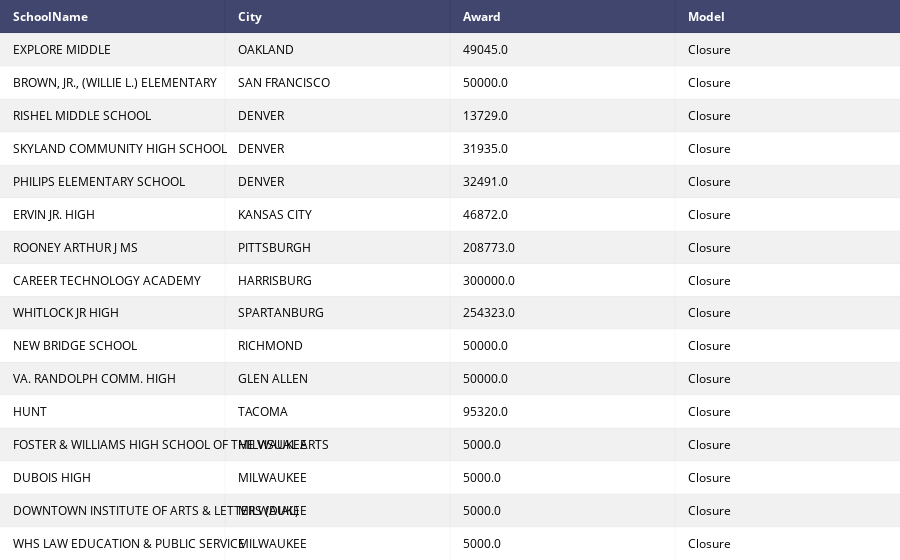

The notebook cell this image was saved under:
### Markdown cell above
#### Using "Figure Factory" create a table of School Names, City, State, Award, and Model Type - Closure

### Code cell
closuretable = ff.create_table(fundingdataclose[["SchoolName", "City", "Award", "Model"]])
py.offline.iplot(closuretable)

### Figure 1 — Plotly figure (JSON) as saved in the notebook; plotly's stock layout.template omitted (floating-point values rounded to 4 significant figures)
{"data": [{"colorscale": [[0, "#00083e"], [0.5, "#ededee"], [1, "#ffffff"]], "hoverinfo": "none", "opacity": 0.75, "showscale": false, "type": "heatmap", "uid": "7344c300-f39d-11e8-b02e-d0c5d302af1c", "z": [[0, 0, 0, 0], [0.5, 0.5, 0.5, 0.5], [1, 1, 1, 1], [0.5, 0.5, 0.5, 0.5], [1, 1, 1, 1], [0.5, 0.5, 0.5, 0.5], [1, 1, 1, 1], [0.5, 0.5, 0.5, 0.5], [1, 1, 1, 1], [0.5, 0.5, 0.5, 0.5], [1, 1, 1, 1], [0.5, 0.5, 0.5, 0.5], [1, 1, 1, 1], [0.5, 0.5, 0.5, 0.5], [1, 1, 1, 1], [0.5, 0.5, 0.5, 0.5], [1, 1, 1, 1]]}], "layout": {"annotations": [{"align": "left", "font": {"color": "#ffffff"}, "showarrow": false, "text": "<b>SchoolName</b>", "x": -0.45, "xanchor": "left", "xref": "x", "y": 0, "yref": "y"}, {"align": "left", "font": {"color": "#ffffff"}, "showarrow": false, "text": "<b>City</b>", "x": 0.55, "xanchor": "left", "xref": "x", "y": 0, "yref": "y"}, {"align": "left", "font": {"color": "#ffffff"}, "showarrow": false, "text": "<b>Award</b>", "x": 1.55, "xanchor": "left", "xref": "x", "y": 0, "yref": "y"}, {"align": "left", "font": {"color": "#ffffff"}, "showarrow": false, "text": "<b>Model</b>", "x": 2.55, "xanchor": "left", "xref": "x", "y": 0, "yref": "y"}, {"align": "left", "font": {"color": "#000000"}, "showarrow": false, "text": "EXPLORE MIDDLE", "x": -0.45, "xanchor": "left", "xref": "x", "y": 1, "yref": "y"}, {"align": "left", "font": {"color": "#000000"}, "showarrow": false, "text": "OAKLAND", "x": 0.55, "xanchor": "left", "xref": "x", "y": 1, "yref": "y"}, {"align": "left", "font": {"color": "#000000"}, "showarrow": false, "text": "49045.0", "x": 1.55, "xanchor": "left", "xref": "x", "y": 1, "yref": "y"}, {"align": "left", "font": {"color": "#000000"}, "showarrow": false, "text": "Closure", "x": 2.55, "xanchor": "left", "xref": "x", "y": 1, "yref": "y"}, {"align": "left", "font": {"color": "#000000"}, "showarrow": false, "text": "BROWN, JR., (WILLIE L.) ELEMENTARY", "x": -0.45, "xanchor": "left", "xref": "x", "y": 2, "yref": "y"}, {"align": "left", "font": {"color": "#000000"}, "showarrow": false, "text": "SAN FRANCISCO", "x": 0.55, "xanchor": "left", "xref": "x", "y": 2, "yref": "y"}, {"align": "left", "font": {"color": "#000000"}, "showarrow": false, "text": "50000.0", "x": 1.55, "xanchor": "left", "xref": "x", "y": 2, "yref": "y"}, {"align": "left", "font": {"color": "#000000"}, "showarrow": false, "text": "Closure", "x": 2.55, "xanchor": "left", "xref": "x", "y": 2, "yref": "y"}, {"align": "left", "font": {"color": "#000000"}, "showarrow": false, "text": "RISHEL MIDDLE SCHOOL", "x": -0.45, "xanchor": "left", "xref": "x", "y": 3, "yref": "y"}, {"align": "left", "font": {"color": "#000000"}, "showarrow": false, "text": "DENVER", "x": 0.55, "xanchor": "left", "xref": "x", "y": 3, "yref": "y"}, {"align": "left", "font": {"color": "#000000"}, "showarrow": false, "text": "13729.0", "x": 1.55, "xanchor": "left", "xref": "x", "y": 3, "yref": "y"}, {"align": "left", "font": {"color": "#000000"}, "showarrow": false, "text": "Closure", "x": 2.55, "xanchor": "left", "xref": "x", "y": 3, "yref": "y"}, {"align": "left", "font": {"color": "#000000"}, "showarrow": false, "text": "SKYLAND COMMUNITY HIGH SCHOOL", "x": -0.45, "xanchor": "left", "xref": "x", "y": 4, "yref": "y"}, {"align": "left", "font": {"color": "#000000"}, "showarrow": false, "text": "DENVER", "x": 0.55, "xanchor": "left", "xref": "x", "y": 4, "yref": "y"}, {"align": "left", "font": {"color": "#000000"}, "showarrow": false, "text": "31935.0", "x": 1.55, "xanchor": "left", "xref": "x", "y": 4, "yref": "y"}, {"align": "left", "font": {"color": "#000000"}, "showarrow": false, "text": "Closure", "x": 2.55, "xanchor": "left", "xref": "x", "y": 4, "yref": "y"}, {"align": "left", "font": {"color": "#000000"}, "showarrow": false, "text": "PHILIPS ELEMENTARY SCHOOL", "x": -0.45, "xanchor": "left", "xref": "x", "y": 5, "yref": "y"}, {"align": "left", "font": {"color": "#000000"}, "showarrow": false, "text": "DENVER", "x": 0.55, "xanchor": "left", "xref": "x", "y": 5, "yref": "y"}, {"align": "left", "font": {"color": "#000000"}, "showarrow": false, "text": "32491.0", "x": 1.55, "xanchor": "left", "xref": "x", "y": 5, "yref": "y"}, {"align": "left", "font": {"color": "#000000"}, "showarrow": false, "text": "Closure", "x": 2.55, "xanchor": "left", "xref": "x", "y": 5, "yref": "y"}, {"align": "left", "font": {"color": "#000000"}, "showarrow": false, "text": "ERVIN JR. HIGH", "x": -0.45, "xanchor": "left", "xref": "x", "y": 6, "yref": "y"}, {"align": "left", "font": {"color": "#000000"}, "showarrow": false, "text": "KANSAS CITY", "x": 0.55, "xanchor": "left", "xref": "x", "y": 6, "yref": "y"}, {"align": "left", "font": {"color": "#000000"}, "showarrow": false, "text": "46872.0", "x": 1.55, "xanchor": "left", "xref": "x", "y": 6, "yref": "y"}, {"align": "left", "font": {"color": "#000000"}, "showarrow": false, "text": "Closure", "x": 2.55, "xanchor": "left", "xref": "x", "y": 6, "yref": "y"}, {"align": "left", "font": {"color": "#000000"}, "showarrow": false, "text": "ROONEY ARTHUR J MS", "x": -0.45, "xanchor": "left", "xref": "x", "y": 7, "yref": "y"}, {"align": "left", "font": {"color": "#000000"}, "showarrow": false, "text": "PITTSBURGH", "x": 0.55, "xanchor": "left", "xref": "x", "y": 7, "yref": "y"}, {"align": "left", "font": {"color": "#000000"}, "showarrow": false, "text": "208773.0", "x": 1.55, "xanchor": "left", "xref": "x", "y": 7, "yref": "y"}, {"align": "left", "font": {"color": "#000000"}, "showarrow": false, "text": "Closure", "x": 2.55, "xanchor": "left", "xref": "x", "y": 7, "yref": "y"}, {"align": "left", "font": {"color": "#000000"}, "showarrow": false, "text": "CAREER TECHNOLOGY ACADEMY", "x": -0.45, "xanchor": "left", "xref": "x", "y": 8, "yref": "y"}, {"align": "left", "font": {"color": "#000000"}, "showarrow": false, "text": "HARRISBURG", "x": 0.55, "xanchor": "left", "xref": "x", "y": 8, "yref": "y"}, {"align": "left", "font": {"color": "#000000"}, "showarrow": false, "text": "300000.0", "x": 1.55, "xanchor": "left", "xref": "x", "y": 8, "yref": "y"}, {"align": "left", "font": {"color": "#000000"}, "showarrow": false, "text": "Closure", "x": 2.55, "xanchor": "left", "xref": "x", "y": 8, "yref": "y"}, {"align": "left", "font": {"color": "#000000"}, "showarrow": false, "text": "WHITLOCK JR HIGH", "x": -0.45, "xanchor": "left", "xref": "x", "y": 9, "yref": "y"}, {"align": "left", "font": {"color": "#000000"}, "showarrow": false, "text": "SPARTANBURG", "x": 0.55, "xanchor": "left", "xref": "x", "y": 9, "yref": "y"}, {"align": "left", "font": {"color": "#000000"}, "showarrow": false, "text": "254323.0", "x": 1.55, "xanchor": "left", "xref": "x", "y": 9, "yref": "y"}, {"align": "left", "font": {"color": "#000000"}, "showarrow": false, "text": "Closure", "x": 2.55, "xanchor": "left", "xref": "x", "y": 9, "yref": "y"}, {"align": "left", "font": {"color": "#000000"}, "showarrow": false, "text": "NEW BRIDGE SCHOOL", "x": -0.45, "xanchor": "left", "xref": "x", "y": 10, "yref": "y"}, {"align": "left", "font": {"color": "#000000"}, "showarrow": false, "text": "RICHMOND", "x": 0.55, "xanchor": "left", "xref": "x", "y": 10, "yref": "y"}, {"align": "left", "font": {"color": "#000000"}, "showarrow": false, "text": "50000.0", "x": 1.55, "xanchor": "left", "xref": "x", "y": 10, "yref": "y"}, {"align": "left", "font": {"color": "#000000"}, "showarrow": false, "text": "Closure", "x": 2.55, "xanchor": "left", "xref": "x", "y": 10, "yref": "y"}, {"align": "left", "font": {"color": "#000000"}, "showarrow": false, "text": "VA. RANDOLPH COMM. HIGH", "x": -0.45, "xanchor": "left", "xref": "x", "y": 11, "yref": "y"}, {"align": "left", "font": {"color": "#000000"}, "showarrow": false, "text": "GLEN ALLEN", "x": 0.55, "xanchor": "left", "xref": "x", "y": 11, "yref": "y"}, {"align": "left", "font": {"color": "#000000"}, "showarrow": false, "text": "50000.0", "x": 1.55, "xanchor": "left", "xref": "x", "y": 11, "yref": "y"}, {"align": "left", "font": {"color": "#000000"}, "showarrow": false, "text": "Closure", "x": 2.55, "xanchor": "left", "xref": "x", "y": 11, "yref": "y"}, {"align": "left", "font": {"color": "#000000"}, "showarrow": false, "text": "HUNT", "x": -0.45, "xanchor": "left", "xref": "x", "y": 12, "yref": "y"}, {"align": "left", "font": {"color": "#000000"}, "showarrow": false, "text": "TACOMA", "x": 0.55, "xanchor": "left", "xref": "x", "y": 12, "yref": "y"}, {"align": "left", "font": {"color": "#000000"}, "showarrow": false, "text": "95320.0", "x": 1.55, "xanchor": "left", "xref": "x", "y": 12, "yref": "y"}, {"align": "left", "font": {"color": "#000000"}, "showarrow": false, "text": "Closure", "x": 2.55, "xanchor": "left", "xref": "x", "y": 12, "yref": "y"}, {"align": "left", "font": {"color": "#000000"}, "showarrow": false, "text": "FOSTER & WILLIAMS HIGH SCHOOL OF THE VISUAL ARTS", "x": -0.45, "xanchor": "left", "xref": "x", "y": 13, "yref": "y"}, {"align": "left", "font": {"color": "#000000"}, "showarrow": false, "text": "MILWAUKEE", "x": 0.55, "xanchor": "left", "xref": "x", "y": 13, "yref": "y"}, {"align": "left", "font": {"color": "#000000"}, "showarrow": false, "text": "5000.0", "x": 1.55, "xanchor": "left", "xref": "x", "y": 13, "yref": "y"}, {"align": "left", "font": {"color": "#000000"}, "showarrow": false, "text": "Closure", "x": 2.55, "xanchor": "left", "xref": "x", "y": 13, "yref": "y"}, {"align": "left", "font": {"color": "#000000"}, "showarrow": false, "text": "DUBOIS HIGH", "x": -0.45, "xanchor": "left", "xref": "x", "y": 14, "yref": "y"}, {"align": "left", "font": {"color": "#000000"}, "showarrow": false, "text": "MILWAUKEE", "x": 0.55, "xanchor": "left", "xref": "x", "y": 14, "yref": "y"}, {"align": "left", "font": {"color": "#000000"}, "showarrow": false, "text": "5000.0", "x": 1.55, "xanchor": "left", "xref": "x", "y": 14, "yref": "y"}, {"align": "left", "font": {"color": "#000000"}, "showarrow": false, "text": "Closure", "x": 2.55, "xanchor": "left", "xref": "x", "y": 14, "yref": "y"}, {"align": "left", "font": {"color": "#000000"}, "showarrow": false, "text": "DOWNTOWN INSTITUTE OF ARTS & LETTERS (DIAL)", "x": -0.45, "xanchor": "left", "xref": "x", "y": 15, "yref": "y"}, {"align": "left", "font": {"color": "#000000"}, "showarrow": false, "text": "MILWAUKEE", "x": 0.55, "xanchor": "left", "xref": "x", "y": 15, "yref": "y"}, {"align": "left", "font": {"color": "#000000"}, "showarrow": false, "text": "5000.0", "x": 1.55, "xanchor": "left", "xref": "x", "y": 15, "yref": "y"}, {"align": "left", "font": {"color": "#000000"}, "showarrow": false, "text": "Closure", "x": 2.55, "xanchor": "left", "xref": "x", "y": 15, "yref": "y"}, {"align": "left", "font": {"color": "#000000"}, "showarrow": false, "text": "WHS LAW EDUCATION & PUBLIC SERVICE", "x": -0.45, "xanchor": "left", "xref": "x", "y": 16, "yref": "y"}, {"align": "left", "font": {"color": "#000000"}, "showarrow": false, "text": "MILWAUKEE", "x": 0.55, "xanchor": "left", "xref": "x", "y": 16, "yref": "y"}, {"align": "left", "font": {"color": "#000000"}, "showarrow": false, "text": "5000.0", "x": 1.55, "xanchor": "left", "xref": "x", "y": 16, "yref": "y"}, {"align": "left", "font": {"color": "#000000"}, "showarrow": false, "text": "Closure", "x": 2.55, "xanchor": "left", "xref": "x", "y": 16, "yref": "y"}], "height": 560, "margin": {"b": 0, "l": 0, "r": 0, "t": 0}, "xaxis": {"dtick": 1, "gridwidth": 2, "showticklabels": false, "tick0": -0.5, "ticks": "", "zeroline": false}, "yaxis": {"autorange": "reversed", "dtick": 1, "gridwidth": 2, "showticklabels": false, "tick0": 0.5, "ticks": "", "zeroline": false}}}
